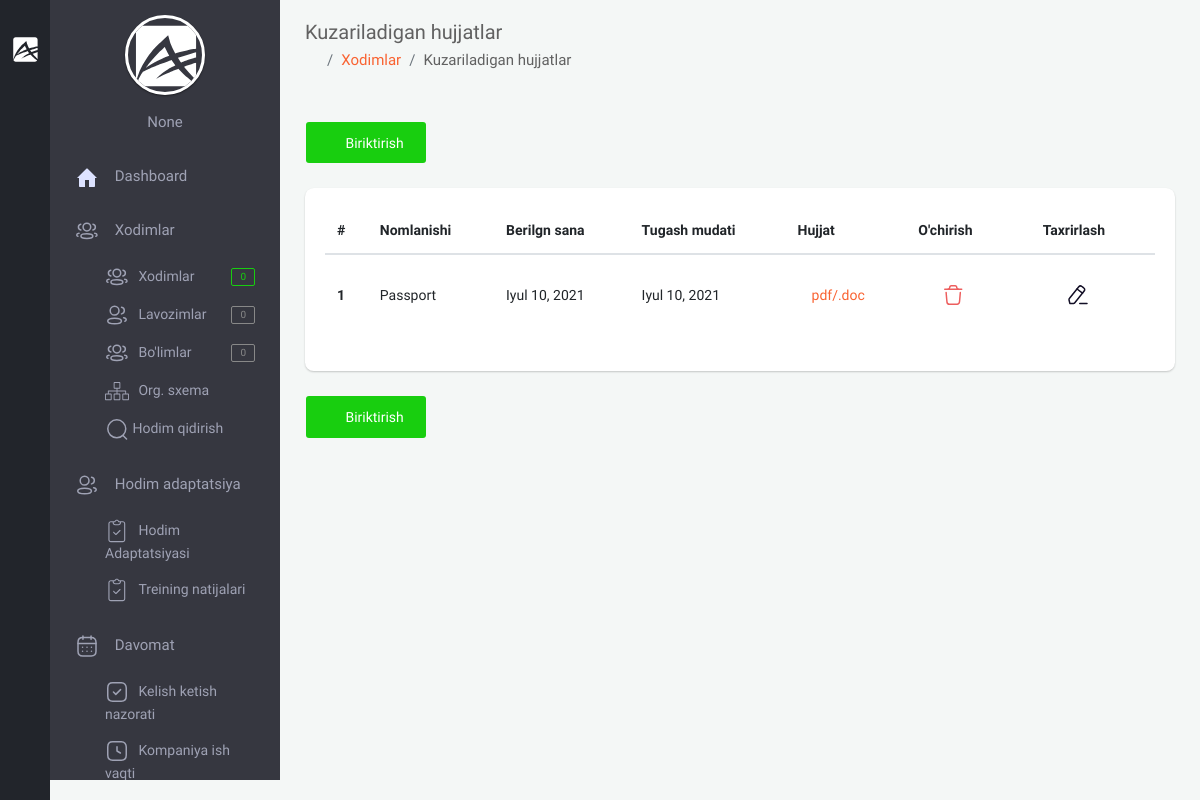
/backoffice/document/5 (signed in), run on the app's committed database.
### app/models.py (models this page shows, shortened)
class User(AbstractUser):
    branch = models.ForeignKey(Branch, on_delete=models.CASCADE, null=True, blank=True, verbose_name="Filial")
    company = models.ForeignKey("Company", on_delete=models.CASCADE, null=True, blank=True, verbose_name='Kompaniya')
    is_director = models.BooleanField(default=True)
    created_at = models.DateTimeField(auto_now_add=True)
    class Meta:
        verbose_name_plural = "HR"

class Document(models.Model):
    name = models.CharField(max_length=255, verbose_name="Nomi")
    date_of_issue = models.DateField(verbose_name="Berilgan sana")
    validity_period = models.DateField(verbose_name="Amal qilish mudati")
    document = models.FileField(upload_to='documents/', verbose_name="Hujjat(file)")
    note = models.CharField(max_length=255)
    staff = models.ForeignKey("Staff", on_delete=models.CASCADE)
    created_at = models.DateTimeField(auto_now_add=True, null=True, blank=True)
    class Meta:
        verbose_name_plural = "Hodim hujjatlari"

### backoffice/views.py (the view, shortened to what this page needs)
# urls.py: path('document/<int:pk>', views.DocumentListCreateView.as_view(), name='document'),
class DocumentListCreateView(LoginRequiredMixin, generic.CreateView):
    template_name = 'backoffice/pages/document/list.html'
    form_class = forms.DocumentModelForm
    model = models.Document
    def get_context_data(self, *, object_list=None, **kwargs):
        ctx = super(DocumentListCreateView, self).get_context_data(**kwargs)
        staff_id = self.kwargs.get('pk')
        ctx['documents'] = models.Document.objects.filter(staff_id=staff_id)
        ctx['staff_id'] = staff_id
        return ctx

### backoffice/context_processors.py (called while the page is built, shortened)
def staff_amount(request):
    amount_staff = None
    if request.user.is_anonymous == False:
        company = request.user.company
        staff = models.Staff.objects.filter(company=company)
        amount_staff = staff.count()
    return {"amount_staff": amount_staff}

def position_amount(request):
    position_amounts = None
    if request.user.is_anonymous == False:
        company = request.user.company
        position = models.Position.objects.filter(company=company)
        position_amounts = position.count()
    return {
        'position_amounts': position_amounts
    }

def department_amount(request):
    department_amounts = None
    if request.user.is_anonymous == False:
        company = request.user.company
        department = models.Department.objects.filter(company=company)
        department_amounts = department.count()
    return {
        'department_amounts': department_amounts
    }

def bot_user_list_counter(request):
    department_amounts = None
    if request.user.is_anonymous == False:
        company = request.user.company
        department = models.NewStaff.objects.filter(company=company)
        department_amounts = department.count()
    return {
        'bot_user_list_counter': department_amounts
    }

def staff_gender_statistic(request):
    male = None
    female = None
    return {
        "male_count": '',
        "female_count": '',
        "company_staff_count": '',
        "width_male": '',
        "width_female": '',
    }

### templates/backoffice/pages/document/list.html (shortened to what this page needs)
{% extends 'backoffice/base.html' %}
{% block content %}
<section class="content">
    <div class="container-fluid">
        <div class="block-header">
            <div class="row clearfix">
                <div class="col-lg-12 col-md-12 col-sm-12">
                    <h2>Kuzariladigan hujjatlar</h2>
                    <ul class="breadcrumb padding-0">
                        <li class="breadcrumb-item"><a href="{% url 'backoffice-main' %}"><i class="zmdi zmdi-home"></i></a></li>
                        <li class="breadcrumb-item"><a href="{% url 'staff' %}">Xodimlar</a></li>
                        <li class="breadcrumb-item">Kuzariladigan hujjatlar</li>
                    </ul>
                </div>
            </div>
        </div>
        <div class="row clearfix">
            <div class="col-lg-12 col-md-12 col-sm-12">
                <div class="card">
                    <div class="header">
                        <div class="button-demo js-modal-buttons">
                            <button type="button" data-color="pink" data-toggle="modal" data-target="#colorModal" class="btn btn-success waves-effect"><i class="zmdi zmdi-plus"></i> Biriktirish</button>
                        </div>
                    </div>
                    <div class="body table-responsive">
                        <table class="table table-hover">
                            <thead>
                                <tr>
                                    <th>#</th>
                                    <th>Nomlanishi</th>
                                    <th>Berilgn sana</th>
                                    <th>Tugash mudati</th>
                                    <th>Hujjat</th>
                                    <th>O'chirish</th>
                                    <th>Taxrirlash</th>
                                </tr>
                            </thead>
                            <tbody>
                            {% for document in documents %}
                                <tr>
                                    <th scope="row">{{ document.id }}</th>
                                    <td>{{ document.name }}</td>
                                    <td>{{ document.date_of_issue }}</td>
                                    <td>{{ document.validity_period }}</td>
                                    <td><a href="{{ document.document.url }}" class="text-center"><i class="zmdi zmdi-file"></i>pdf/.doc</a></td>
                                    <td>
                                         <a href="javascript:void(0);" data-color="pink"
                                               data-toggle="modal" data-target="#documents-{{ document.id }}"
                                               class="btn btn-neutral waves-effect">
                                        </a>
                                    </td>
                                    <td>
                                        <button type="button" data-color="pink" data-toggle="modal" data-target="#colorModal{{ document.id }}" class="btn btn-neutral waves-effect">
                                        </button>
                                    </td>
                                </tr>
                            {% endfor %}
                            </tbody>
                        </table>
                    </div>
                <div class="header">
                        <div class="button-demo js-modal-buttons">
                            <button type="button" data-color="pink" data-toggle="modal" data-target="#colorModal" class="btn btn-success waves-effect"><i class="zmdi zmdi-plus"></i> Biriktirish</button>
                        </div>
                    </div>
                </div>
            </div>
        </div>
    </div>
</section>
{% endblock %}

### templates/backoffice/parts/minileftbar.html (shortened to what this page needs)
{% load static %}
<aside id="minileftbar" class="minileftbar">
    <ul class="menu_list">
        <li>
            <a href="javascript:void(0);" class="bars" style="display: inline;"></a>
            <a class="navbar-brand" href="{% url 'backoffice-main' %}"><img src="{% static 'backoffice/assets/images/logo.svg' %}" alt="Alpino"></a>
        </li>
        <li><a href="javascript:void(0);" class="menu-sm"><i class="zmdi zmdi-swap"></i></a></li>
        <li><a href="" title="Events"><i class="zmdi zmdi-calendar"></i></a></li>
        <li><a href="" title="Contact List"><i class="zmdi zmdi-account-box-phone"></i></a></li>
        <li><a href="javascript:void(0);" class="fullscreen" data-provide="fullscreen"><i
                class="zmdi zmdi-fullscreen"></i></a></li>
        <li class="power">
            <a href="{% url 'logout' %}" class="mega-menu"><i class="zmdi zmdi-power"></i></a>
        </li>
    </ul>
</aside>
<aside class="right_menu">
    <div id="leftsidebar" class="sidebar">
        <div class="menu">
            <ul class="list">
                <li>
                    <div class="user-info m-b-20">
                        <div class="image">
                        {% if request.user.company.logo_url %}
                            <a href="{% url 'company_update' request.user.company.id %}" class=" waves-effect waves-block"><img src="{% if request.user.company.logo_url %}{{ request.user.company.logo_url }}{% endif %}" alt="User" style="width: 100px;height: 100px;"></a>
                        {% else %}
                            <a href="{% url 'company_update' request.user.company.id %}" class=" waves-effect waves-block"><img src="{% static 'backoffice/assets/images/logo.svg' %}" alt="User"></a>
                        {% endif %}
                        </div>
                        <div class="detail">
                            <p style="color:#9FA2B4;">{{ request.user.company }}</p>
                        </div>
                    </div>
                </li>
                <li><a href="{% url 'backoffice-main' %}" class="toggled waves-effect waves-block">
                    <svg width="24" height="24" viewBox="0 0 24 24" fill="none" xmlns="http://www.w3.org/2000/svg">
                     <path d="M2 13L11.293 3.707C11.6835 3.31662 12.3165 3.31662 12.707 3.707L22 13H20V21C20 21.5523 19.5523 22 19 22H14V15H10V22H5C4.44772 22 4 21.5523 4 21V13H2Z" fill="#DDE2FF"/>
                    </svg>
                    <span>Dashboard</span>
                    </a>
                </li>
                <li><a href="javascript:void(0);" class="menu-toggle waves-effect waves-block toggled">
                    <span>Xodimlar</span></a>
                    <ul class="ml-menu" style="display: block;">
                        <li>
                                <a href="{% url 'staff' %}" class="waves-effect waves-block">
                                    <span>Xodimlar</span>
                                    <span class="badge badge-success float-right">{{ amount_staff }}</span>
                                </a>
                        </li>
                        <li>
                                <a href="{% url 'position' %}" class="waves-effect waves-block">
                                    <span>Lavozimlar</span>
                                    <span class="badge badge-default float-right">{{ position_amounts }}</span>
                                </a>
                        </li>
                        <li>
                                <a href="{% url 'department' %}" class="waves-effect waves-block">
                                    <span>Bo'limlar</span>
                                    <span class="badge badge-default float-right">{{ department_amounts }}</span>
                                </a>
                        </li>
                        <li>
                                <a href="{% url 'staff_org_system' %}" class="waves-effect waves-block">
                                    <span>Org. sxema</span>
                                </a>
                        </li>
                        <li>
                                <a href="{% url 'search_staff' %}" class="waves-effect waves-block">
                                    Hodim qidirish
                                </a>
                        </li>
                    </ul>
                </li>
                <li><a href="javascript:void(0);" class="menu-toggle waves-effect waves-block toggled">
                    <span>Hodim adaptatsiya</span></a>
                    <ul class="ml-menu" style="display: block;">
                        <li>
                            <a href="{% url 'training_info' %}" class=" waves-effect waves-block">
                                <span>Hodim Adaptatsiyasi</span>
                            </a>
                        </li>
                        <li>
                            <a href="{% url 'staff_training_answer' %}" class=" waves-effect waves-block">
                                <span>Treining natijalari</span>
                            </a>
                        </li>
                    </ul>
                </li>
                <li>
                    <a href="javascript:void(0);" class="menu-toggle waves-effect waves-block toggled">
                    <span>Davomat</span></a>
                    <ul class="ml-menu" style="display: block;">
                        <li>
                            <a href="{% url 'control_staff_flow' %}" class=" waves-effect waves-block">
                                <span>Kelish ketish nazorati</span>
                            </a>
                        </li>
                        <li>
                            <a href="{% url 'company_schedule' %}" class=" waves-effect waves-block">
                                <span>Kompaniya ish vaqti</span>
                            </a>
                        </li>
                    </ul>
                </li>
            </ul>
        </div>
    </div>
</aside>

### backoffice/static/backoffice/assets/css/color_skins.css (style rules this page uses)
.theme-black .minileftbar { background: #22252b }
.theme-black .minileftbar .menu_list li a { color: #afafaf }

### data on the page
User: user.company "None"
Document: id "1", name "Passport", date_of_issue "Iyul 10, 2021", validity_period "Iyul 10, 2021"

### other printed values
{{ amount_staff }} "0"
{{ position_amounts }} "0"
{{ department_amounts }} "0"
